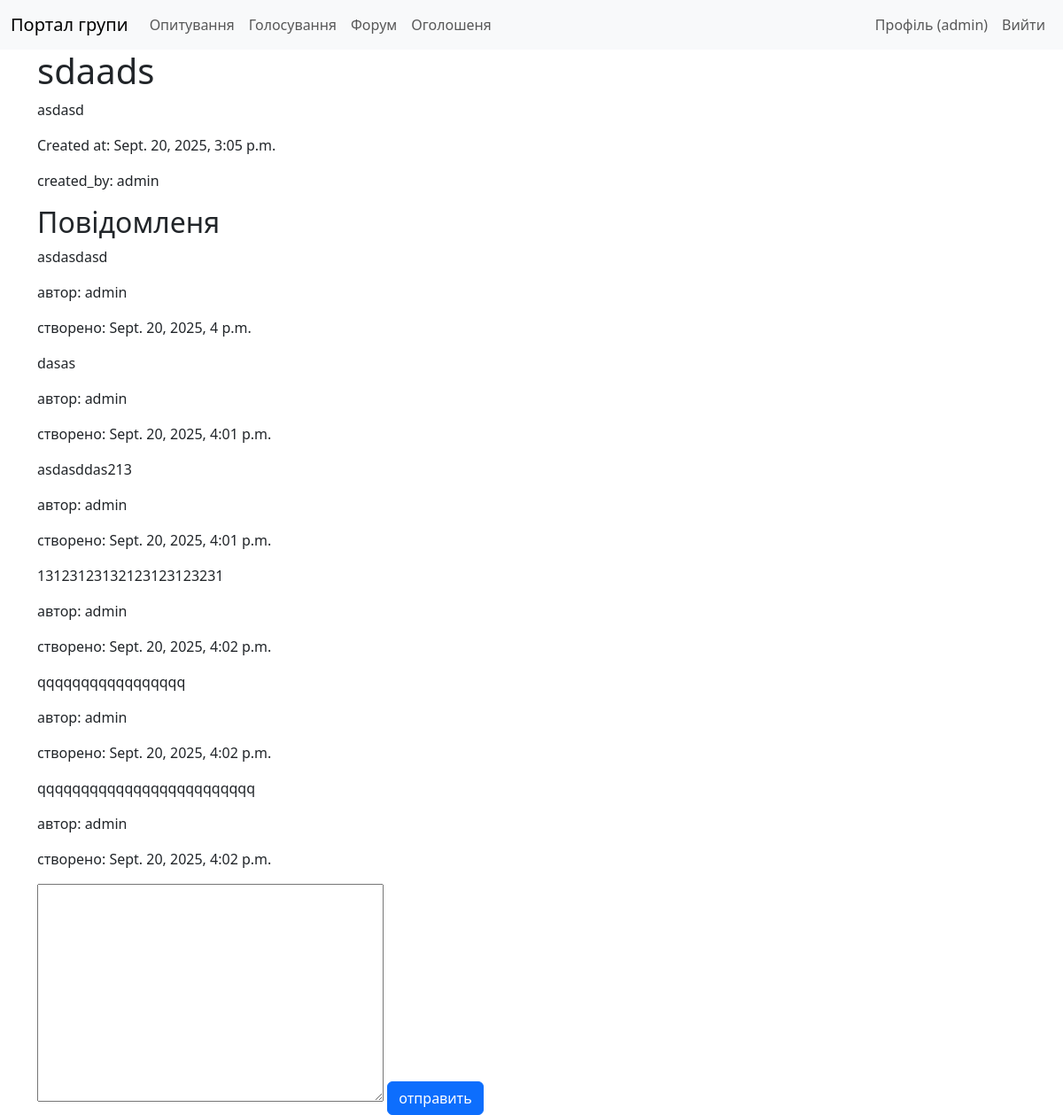
The page /Forum/topics/2/ (signed in) on the database its author committed.
### forum/models.py (models this page shows, shortened)
class Topic(models.Model):
    title = models.CharField(max_length=255)
    description = models.TextField()
    created_at = models.DateTimeField(auto_now_add=True)
    created_by = models.ForeignKey(User, on_delete=models.CASCADE, related_name="topic")

class Post(models.Model):
    topic = models.ForeignKey(Topic,on_delete=models.CASCADE, related_name="Post")
    content = models.TextField()
    created_by = models.ForeignKey(User, on_delete=models.CASCADE, related_name="Post")
    created_at = models.DateTimeField(auto_now_add=True)

### forum/views.py (the view, shortened to what this page needs)
# urls.py: path("topics/<int:pk>/", views.TopicDetailView.as_view(), name="topics-detail"),
class TopicDetailView(DetailView):
    model = Topic
    template_name = 'Forum/topics_detail.html'
    context_object_name = 'topic'
    def get_context_data(self, **kwargs):
        context = super().get_context_data(**kwargs)
        context['posts'] =  self.object.Post.all()
        context['form'] = PostForm()
        return context

### forum/forms.py
class PostForm(forms.ModelForm):
    class Meta():
        model = Post
        fields = ['content']
        widgets = {
            'content':forms.Textarea()
        }

### templates/Forum/topics_detail.html (shortened to what this page needs)
{% extends 'base.html' %}
{% block content %}
<h1>{{ topic.title }}</h1>
<p>{{ topic.description }}</p>
<p>Created at:  {{ topic.created_at }}</p>
<p>created_by:  {{ topic.created_by }}</p>
{% if user.is_authenticated %}
<h2>Повiдомленя</h2>
{% for post in posts %}
<p> {{ post.content }}</p>
<p>автор: {{ post.created_by }}</p>
<p>створено: {{ post.created_at }}</p>
{% endfor %}
<form method="post" action="{% url 'forum:topics-detail' topic.pk %}">
    {{ form.content}}
    <button class="btn btn-primary" type="submit">отправить</button>
</form>
{% else %}
<p>please <a class="btn btn-primary" href="{% url 'login' %}">login</a> to vote</p>
{% endif %}
{% endblock %}

### templates/base.html (shortened to what this page needs)
{% load static %}
<!DOCTYPE html>
<html lang="uk">
<head>
    <link href="https://cdn.jsdelivr.net/npm/bootstrap@5.3.0/dist/css/bootstrap.min.css" rel="stylesheet">
    <link rel="stylesheet" href="{% static 'styles.css' %}">
</head>
<body>
    <nav class="navbar navbar-expand-lg navbar-light bg-light">
        <div class="container-fluid">
            <a class="navbar-brand" href="{% url 'core:group_profile' %}">
                {% with group=group %}
                    {% if group.logo %}
                        <img src="{{ group.logo.url }}" alt="{{ group.name }}">
                    {% else %}
                        Портал групи
                    {% endif %}
                {% endwith %}
            </a>
            <div class="collapse navbar-collapse" id="navbarNav">
                <ul class="navbar-nav me-auto">
                    <li class="nav-item">
                        <a class="nav-link" href="{% url 'poll:poll-list' %}">Опитування</a>
                    </li>
                    <li class="nav-item">
                        <a class="nav-link" href="{% url 'voting:vote-list' %}">Голосування</a>
                    </li>
                    <li class="nav-item">
                        <a class="nav-link" href="{% url 'forum:topics-list' %}">Форум</a>
                    </li>
                    <li class="nav-item">
                        <a class="nav-link" href="{% url 'announcment:announcment-list' %}">Оголошеня</a>
                    </li>
                </ul>
                <ul class="navbar-nav">
                    {% if user.is_authenticated %}
                        <li class="nav-item">
                            <a class="nav-link" href="{% url 'core:user_profile' %}">Профіль ({{ user.username }})</a>
                        </li>
                        <li class="nav-item">
                            <form action="{% url 'logout' %}" method="post" class="d-inline">
                                <button type="submit" class="nav-link btn btn-link">Вийти</button>
                            </form>
                        </li>
                    {% endif %}
                </ul>
            </div>
        </div>
    </nav>
    <div class="container">
        {% block content %}
        {% endblock %}
    </div>
</body>
</html>

### rows shown on the page
Topic: title "sdaads", description "asdasd", created_at "Sept. 20, 2025, 3:05 p.m.", created_by "admin"
Post: content "asdasdasd", created_by "admin", created_at "Sept. 20, 2025, 4 p.m."
Post: content "dasas", created_by "admin", created_at "Sept. 20, 2025, 4:01 p.m."
Post: content "asdasddas213", created_by "admin", created_at "Sept. 20, 2025, 4:01 p.m."
Post: content "13123123132123123123231", created_by "admin", created_at "Sept. 20, 2025, 4:02 p.m."
Post: content "qqqqqqqqqqqqqqqqq", created_by "admin", created_at "Sept. 20, 2025, 4:02 p.m."
Post: content "qqqqqqqqqqqqqqqqqqqqqqqqq", created_by "admin", created_at "Sept. 20, 2025, 4:02 p.m."

### other values the page prints
{{ user.username }} "admin"
